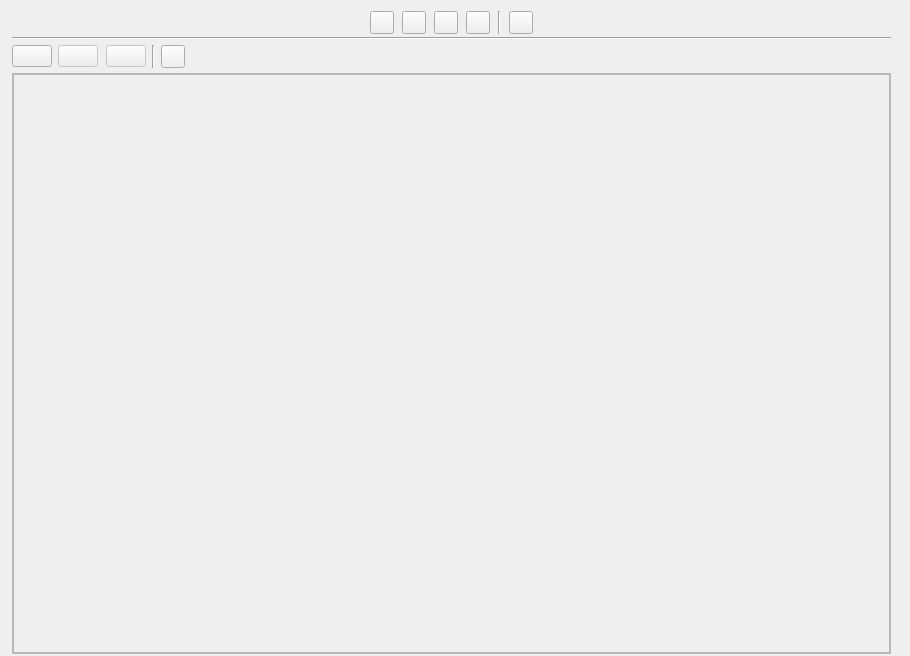
<?xml version="1.0" encoding="UTF-8"?>
<ui version="4.0">
 <class>CharactersView</class>
 <widget class="QWidget" name="CharactersView">
  <property name="geometry">
   <rect>
    <x>0</x>
    <y>0</y>
    <width>910</width>
    <height>656</height>
   </rect>
  </property>
  <property name="windowTitle">
   <string>Form</string>
  </property>
  <property name="bg" stdset="0">
   <bool>true</bool>
  </property>
  <layout class="QVBoxLayout" name="verticalLayout">
   <property name="spacing">
    <number>6</number>
   </property>
   <property name="leftMargin">
    <number>2</number>
   </property>
   <property name="topMargin">
    <number>2</number>
   </property>
   <property name="rightMargin">
    <number>9</number>
   </property>
   <property name="bottomMargin">
    <number>2</number>
   </property>
   <item>
    <widget class="QWidget" name="wdgTitleParent" native="true">
     <layout class="QHBoxLayout" name="horizontalLayout_10">
      <property name="spacing">
       <number>4</number>
      </property>
      <property name="leftMargin">
       <number>0</number>
      </property>
      <property name="topMargin">
       <number>0</number>
      </property>
      <property name="rightMargin">
       <number>0</number>
      </property>
      <property name="bottomMargin">
       <number>0</number>
      </property>
     </layout>
    </widget>
   </item>
   <item>
    <widget class="QStackedWidget" name="stackedWidget">
     <property name="currentIndex">
      <number>0</number>
     </property>
     <widget class="QWidget" name="pageView">
      <layout class="QVBoxLayout" name="verticalLayout_4">
       <property name="spacing">
        <number>3</number>
       </property>
       <property name="leftMargin">
        <number>10</number>
       </property>
       <property name="topMargin">
        <number>1</number>
       </property>
       <property name="rightMargin">
        <number>10</number>
       </property>
       <property name="bottomMargin">
        <number>0</number>
       </property>
       <item>
        <widget class="QWidget" name="wdgPerspectives" native="true">
         <layout class="QHBoxLayout" name="horizontalLayout_5">
          <property name="spacing">
           <number>8</number>
          </property>
          <property name="leftMargin">
           <number>0</number>
          </property>
          <property name="topMargin">
           <number>2</number>
          </property>
          <property name="rightMargin">
           <number>0</number>
          </property>
          <property name="bottomMargin">
           <number>0</number>
          </property>
          <item>
           <spacer name="horizontalSpacer_6">
            <property name="orientation">
             <enum>Qt::Horizontal</enum>
            </property>
            <property name="sizeHint" stdset="0">
             <size>
              <width>40</width>
              <height>20</height>
             </size>
            </property>
           </spacer>
          </item>
          <item>
           <widget class="QToolButton" name="btnCardsView">
            <property name="cursor">
             <cursorShape>PointingHandCursor</cursorShape>
            </property>
            <property name="toolTip">
             <string>Cards view</string>
            </property>
            <property name="text">
             <string/>
            </property>
            <property name="checkable">
             <bool>true</bool>
            </property>
            <property name="checked">
             <bool>false</bool>
            </property>
            <property name="base" stdset="0">
             <bool>true</bool>
            </property>
            <attribute name="buttonGroup">
             <string notr="true">btnGroupViews</string>
            </attribute>
           </widget>
          </item>
          <item>
           <widget class="QToolButton" name="btnTableView">
            <property name="cursor">
             <cursorShape>PointingHandCursor</cursorShape>
            </property>
            <property name="toolTip">
             <string>Table view</string>
            </property>
            <property name="text">
             <string/>
            </property>
            <property name="checkable">
             <bool>true</bool>
            </property>
            <property name="base" stdset="0">
             <bool>true</bool>
            </property>
            <attribute name="buttonGroup">
             <string notr="true">btnGroupViews</string>
            </attribute>
           </widget>
          </item>
          <item>
           <widget class="QToolButton" name="btnComparison">
            <property name="cursor">
             <cursorShape>PointingHandCursor</cursorShape>
            </property>
            <property name="toolTip">
             <string>Comparison view</string>
            </property>
            <property name="text">
             <string/>
            </property>
            <property name="checkable">
             <bool>true</bool>
            </property>
            <property name="base" stdset="0">
             <bool>true</bool>
            </property>
            <attribute name="buttonGroup">
             <string notr="true">btnGroupViews</string>
            </attribute>
           </widget>
          </item>
          <item>
           <widget class="QToolButton" name="btnRelationsView">
            <property name="enabled">
             <bool>true</bool>
            </property>
            <property name="cursor">
             <cursorShape>PointingHandCursor</cursorShape>
            </property>
            <property name="toolTip">
             <string>Relations view</string>
            </property>
            <property name="text">
             <string/>
            </property>
            <property name="checkable">
             <bool>true</bool>
            </property>
            <property name="base" stdset="0">
             <bool>true</bool>
            </property>
            <attribute name="buttonGroup">
             <string notr="true">btnGroupViews</string>
            </attribute>
           </widget>
          </item>
          <item>
           <widget class="Line" name="line_2">
            <property name="orientation">
             <enum>Qt::Vertical</enum>
            </property>
           </widget>
          </item>
          <item>
           <widget class="QToolButton" name="btnProgressView">
            <property name="cursor">
             <cursorShape>PointingHandCursor</cursorShape>
            </property>
            <property name="toolTip">
             <string>Progress view</string>
            </property>
            <property name="text">
             <string/>
            </property>
            <property name="checkable">
             <bool>true</bool>
            </property>
            <property name="base" stdset="0">
             <bool>true</bool>
            </property>
            <attribute name="buttonGroup">
             <string notr="true">btnGroupViews</string>
            </attribute>
           </widget>
          </item>
          <item>
           <spacer name="horizontalSpacer_9">
            <property name="orientation">
             <enum>Qt::Horizontal</enum>
            </property>
            <property name="sizeHint" stdset="0">
             <size>
              <width>40</width>
              <height>20</height>
             </size>
            </property>
           </spacer>
          </item>
         </layout>
        </widget>
       </item>
       <item>
        <widget class="Line" name="line">
         <property name="orientation">
          <enum>Qt::Horizontal</enum>
         </property>
        </widget>
       </item>
       <item>
        <widget class="QWidget" name="wdgToolbar" native="true">
         <layout class="QHBoxLayout" name="horizontalLayout">
          <property name="spacing">
           <number>6</number>
          </property>
          <property name="leftMargin">
           <number>0</number>
          </property>
          <property name="topMargin">
           <number>2</number>
          </property>
          <property name="rightMargin">
           <number>0</number>
          </property>
          <property name="bottomMargin">
           <number>2</number>
          </property>
          <item>
           <widget class="QPushButton" name="btnNew">
            <property name="sizePolicy">
             <sizepolicy hsizetype="Minimum" vsizetype="Fixed">
              <horstretch>0</horstretch>
              <verstretch>0</verstretch>
             </sizepolicy>
            </property>
            <property name="maximumSize">
             <size>
              <width>130</width>
              <height>16777215</height>
             </size>
            </property>
            <property name="cursor">
             <cursorShape>PointingHandCursor</cursorShape>
            </property>
            <property name="text">
             <string/>
            </property>
            <property name="shortcut">
             <string>Ctrl+N</string>
            </property>
            <property name="positive" stdset="0">
             <bool>true</bool>
            </property>
            <property name="base" stdset="0">
             <bool>true</bool>
            </property>
           </widget>
          </item>
          <item>
           <widget class="QPushButton" name="btnEdit">
            <property name="enabled">
             <bool>false</bool>
            </property>
            <property name="sizePolicy">
             <sizepolicy hsizetype="Minimum" vsizetype="Fixed">
              <horstretch>0</horstretch>
              <verstretch>0</verstretch>
             </sizepolicy>
            </property>
            <property name="maximumSize">
             <size>
              <width>130</width>
              <height>16777215</height>
             </size>
            </property>
            <property name="cursor">
             <cursorShape>PointingHandCursor</cursorShape>
            </property>
            <property name="text">
             <string/>
            </property>
            <property name="shortcut">
             <string>E</string>
            </property>
            <property name="base" stdset="0">
             <bool>true</bool>
            </property>
           </widget>
          </item>
          <item>
           <spacer name="horizontalSpacer_5">
            <property name="orientation">
             <enum>Qt::Horizontal</enum>
            </property>
            <property name="sizeType">
             <enum>QSizePolicy::Fixed</enum>
            </property>
            <property name="sizeHint" stdset="0">
             <size>
              <width>2</width>
              <height>20</height>
             </size>
            </property>
           </spacer>
          </item>
          <item>
           <widget class="QPushButton" name="btnDelete">
            <property name="enabled">
             <bool>false</bool>
            </property>
            <property name="maximumSize">
             <size>
              <width>130</width>
              <height>16777215</height>
             </size>
            </property>
            <property name="cursor">
             <cursorShape>PointingHandCursor</cursorShape>
            </property>
            <property name="text">
             <string/>
            </property>
            <property name="shortcut">
             <string>Del</string>
            </property>
            <property name="deconstructive" stdset="0">
             <bool>true</bool>
            </property>
            <property name="base" stdset="0">
             <bool>true</bool>
            </property>
           </widget>
          </item>
          <item>
           <widget class="Line" name="line_3">
            <property name="orientation">
             <enum>Qt::Vertical</enum>
            </property>
           </widget>
          </item>
          <item>
           <widget class="QToolButton" name="btnPreferences">
            <property name="cursor">
             <cursorShape>PointingHandCursor</cursorShape>
            </property>
            <property name="toolTip">
             <string>&lt;html&gt;&lt;head/&gt;&lt;body&gt;&lt;p&gt;Customize view&lt;/p&gt;&lt;/body&gt;&lt;/html&gt;</string>
            </property>
            <property name="text">
             <string/>
            </property>
            <property name="popupMode">
             <enum>QToolButton::InstantPopup</enum>
            </property>
            <property name="base" stdset="0">
             <bool>true</bool>
            </property>
           </widget>
          </item>
          <item>
           <spacer name="horizontalSpacer_2">
            <property name="orientation">
             <enum>Qt::Horizontal</enum>
            </property>
            <property name="sizeType">
             <enum>QSizePolicy::Preferred</enum>
            </property>
            <property name="sizeHint" stdset="0">
             <size>
              <width>40</width>
              <height>20</height>
             </size>
            </property>
           </spacer>
          </item>
          <item>
           <spacer name="horizontalSpacer">
            <property name="orientation">
             <enum>Qt::Horizontal</enum>
            </property>
            <property name="sizeHint" stdset="0">
             <size>
              <width>40</width>
              <height>20</height>
             </size>
            </property>
           </spacer>
          </item>
         </layout>
        </widget>
       </item>
       <item>
        <widget class="QStackedWidget" name="stackCharacters">
         <property name="currentIndex">
          <number>4</number>
         </property>
         <widget class="QWidget" name="pageTableView">
          <layout class="QVBoxLayout" name="verticalLayout_6">
           <property name="spacing">
            <number>0</number>
           </property>
           <property name="leftMargin">
            <number>0</number>
           </property>
           <property name="topMargin">
            <number>0</number>
           </property>
           <property name="rightMargin">
            <number>0</number>
           </property>
           <property name="bottomMargin">
            <number>0</number>
           </property>
           <item>
            <widget class="QTableView" name="tblCharacters">
             <property name="tabKeyNavigation">
              <bool>false</bool>
             </property>
             <property name="dragEnabled">
              <bool>false</bool>
             </property>
             <property name="dragDropMode">
              <enum>QAbstractItemView::NoDragDrop</enum>
             </property>
             <property name="defaultDropAction">
              <enum>Qt::CopyAction</enum>
             </property>
             <property name="iconSize">
              <size>
               <width>32</width>
               <height>32</height>
              </size>
             </property>
             <property name="sortingEnabled">
              <bool>true</bool>
             </property>
             <attribute name="horizontalHeaderMinimumSectionSize">
              <number>20</number>
             </attribute>
             <attribute name="horizontalHeaderStretchLastSection">
              <bool>true</bool>
             </attribute>
             <attribute name="verticalHeaderVisible">
              <bool>false</bool>
             </attribute>
             <attribute name="verticalHeaderMinimumSectionSize">
              <number>33</number>
             </attribute>
             <attribute name="verticalHeaderDefaultSectionSize">
              <number>33</number>
             </attribute>
            </widget>
           </item>
          </layout>
         </widget>
         <widget class="QWidget" name="pageRelationsView">
          <layout class="QVBoxLayout" name="verticalLayout_9">
           <property name="spacing">
            <number>3</number>
           </property>
           <property name="leftMargin">
            <number>0</number>
           </property>
           <property name="topMargin">
            <number>0</number>
           </property>
           <property name="rightMargin">
            <number>0</number>
           </property>
           <property name="bottomMargin">
            <number>0</number>
           </property>
           <item>
            <widget class="QSplitter" name="networkSplitter">
             <property name="orientation">
              <enum>Qt::Horizontal</enum>
             </property>
             <property name="childrenCollapsible">
              <bool>false</bool>
             </property>
             <widget class="QWidget" name="wdgGraphSelectorParent" native="true"/>
             <widget class="QWidget" name="relationsParent" native="true">
              <property name="sizePolicy">
               <sizepolicy hsizetype="Expanding" vsizetype="Expanding">
                <horstretch>0</horstretch>
                <verstretch>0</verstretch>
               </sizepolicy>
              </property>
              <layout class="QVBoxLayout" name="verticalLayout_12">
               <property name="spacing">
                <number>0</number>
               </property>
               <property name="leftMargin">
                <number>0</number>
               </property>
               <property name="topMargin">
                <number>0</number>
               </property>
               <property name="rightMargin">
                <number>0</number>
               </property>
               <property name="bottomMargin">
                <number>0</number>
               </property>
              </layout>
             </widget>
            </widget>
           </item>
          </layout>
         </widget>
         <widget class="QWidget" name="pageProgressView">
          <property name="relaxed-white-bg" stdset="0">
           <bool>true</bool>
          </property>
          <layout class="QVBoxLayout" name="verticalLayout_5">
           <property name="spacing">
            <number>4</number>
           </property>
           <property name="leftMargin">
            <number>0</number>
           </property>
           <property name="topMargin">
            <number>0</number>
           </property>
           <property name="rightMargin">
            <number>0</number>
           </property>
           <property name="bottomMargin">
            <number>0</number>
           </property>
          </layout>
         </widget>
         <widget class="QWidget" name="pageComparison">
          <property name="bg" stdset="0">
           <bool>true</bool>
          </property>
          <layout class="QVBoxLayout" name="verticalLayout_11">
           <property name="spacing">
            <number>0</number>
           </property>
           <property name="leftMargin">
            <number>0</number>
           </property>
           <property name="topMargin">
            <number>0</number>
           </property>
           <property name="rightMargin">
            <number>0</number>
           </property>
           <property name="bottomMargin">
            <number>0</number>
           </property>
           <item>
            <layout class="QHBoxLayout" name="horizontalLayout_6">
             <item>
              <widget class="QPushButton" name="btnCharactersToggle">
               <property name="cursor">
                <cursorShape>PointingHandCursor</cursorShape>
               </property>
               <property name="text">
                <string>Characters</string>
               </property>
               <property name="checkable">
                <bool>true</bool>
               </property>
               <property name="checked">
                <bool>true</bool>
               </property>
               <property name="base" stdset="0">
                <bool>true</bool>
               </property>
              </widget>
             </item>
             <item>
              <spacer name="horizontalSpacer_4">
               <property name="orientation">
                <enum>Qt::Horizontal</enum>
               </property>
               <property name="sizeType">
                <enum>QSizePolicy::Expanding</enum>
               </property>
               <property name="sizeHint" stdset="0">
                <size>
                 <width>40</width>
                 <height>20</height>
                </size>
               </property>
              </spacer>
             </item>
            </layout>
           </item>
           <item>
            <widget class="QSplitter" name="splitterCompTree">
             <property name="sizePolicy">
              <sizepolicy hsizetype="Expanding" vsizetype="Expanding">
               <horstretch>0</horstretch>
               <verstretch>0</verstretch>
              </sizepolicy>
             </property>
             <property name="orientation">
              <enum>Qt::Horizontal</enum>
             </property>
             <property name="childrenCollapsible">
              <bool>false</bool>
             </property>
             <widget class="QWidget" name="wdgCharactersCompTreeParent" native="true">
              <layout class="QVBoxLayout" name="verticalLayout_10">
               <property name="spacing">
                <number>0</number>
               </property>
               <property name="leftMargin">
                <number>0</number>
               </property>
               <property name="topMargin">
                <number>0</number>
               </property>
               <property name="rightMargin">
                <number>0</number>
               </property>
               <property name="bottomMargin">
                <number>0</number>
               </property>
              </layout>
             </widget>
             <widget class="QWidget" name="layoutWidget">
              <layout class="QVBoxLayout" name="verticalLayout_7">
               <property name="spacing">
                <number>0</number>
               </property>
               <item>
                <widget class="QWidget" name="wdgCompSelectorsParent" native="true">
                 <property name="relaxed-white-bg" stdset="0">
                  <bool>true</bool>
                 </property>
                 <layout class="QHBoxLayout" name="horizontalLayout_7">
                  <property name="leftMargin">
                   <number>4</number>
                  </property>
                  <property name="topMargin">
                   <number>6</number>
                  </property>
                  <item>
                   <widget class="QWidget" name="wdgComparisonSelectorParent" native="true">
                    <property name="sizePolicy">
                     <sizepolicy hsizetype="Expanding" vsizetype="Preferred">
                      <horstretch>0</horstretch>
                      <verstretch>0</verstretch>
                     </sizepolicy>
                    </property>
                    <layout class="QHBoxLayout" name="horizontalLayout_8">
                     <property name="spacing">
                      <number>3</number>
                     </property>
                     <property name="leftMargin">
                      <number>0</number>
                     </property>
                     <property name="topMargin">
                      <number>0</number>
                     </property>
                     <property name="rightMargin">
                      <number>0</number>
                     </property>
                     <property name="bottomMargin">
                      <number>0</number>
                     </property>
                     <item>
                      <spacer name="horizontalSpacer_7">
                       <property name="orientation">
                        <enum>Qt::Horizontal</enum>
                       </property>
                       <property name="sizeHint" stdset="0">
                        <size>
                         <width>40</width>
                         <height>20</height>
                        </size>
                       </property>
                      </spacer>
                     </item>
                     <item>
                      <widget class="QPushButton" name="btnSummaryComparison">
                       <property name="cursor">
                        <cursorShape>PointingHandCursor</cursorShape>
                       </property>
                       <property name="toolTip">
                        <string>Compare summary</string>
                       </property>
                       <property name="text">
                        <string>Summary</string>
                       </property>
                       <property name="checkable">
                        <bool>true</bool>
                       </property>
                       <property name="checked">
                        <bool>true</bool>
                       </property>
                       <property name="transparent-rounded-bg-on-hover" stdset="0">
                        <bool>true</bool>
                       </property>
                       <property name="secondary-selector" stdset="0">
                        <bool>true</bool>
                       </property>
                       <attribute name="buttonGroup">
                        <string notr="true">btnGroupComparison</string>
                       </attribute>
                      </widget>
                     </item>
                     <item>
                      <widget class="QPushButton" name="btnFacultiesComparison">
                       <property name="cursor">
                        <cursorShape>PointingHandCursor</cursorShape>
                       </property>
                       <property name="toolTip">
                        <string>Compare faculties, e.g., IQ, EQ, etc.</string>
                       </property>
                       <property name="text">
                        <string>Faculties</string>
                       </property>
                       <property name="checkable">
                        <bool>true</bool>
                       </property>
                       <property name="checked">
                        <bool>false</bool>
                       </property>
                       <property name="transparent-rounded-bg-on-hover" stdset="0">
                        <bool>true</bool>
                       </property>
                       <property name="secondary-selector" stdset="0">
                        <bool>true</bool>
                       </property>
                       <attribute name="buttonGroup">
                        <string notr="true">btnGroupComparison</string>
                       </attribute>
                      </widget>
                     </item>
                     <item>
                      <widget class="QPushButton" name="btnBackstoryComparison">
                       <property name="cursor">
                        <cursorShape>PointingHandCursor</cursorShape>
                       </property>
                       <property name="toolTip">
                        <string>Compare Big Five traits</string>
                       </property>
                       <property name="text">
                        <string>Backstory</string>
                       </property>
                       <property name="checkable">
                        <bool>true</bool>
                       </property>
                       <property name="checked">
                        <bool>false</bool>
                       </property>
                       <property name="transparent-rounded-bg-on-hover" stdset="0">
                        <bool>true</bool>
                       </property>
                       <property name="secondary-selector" stdset="0">
                        <bool>true</bool>
                       </property>
                       <attribute name="buttonGroup">
                        <string notr="true">btnGroupComparison</string>
                       </attribute>
                      </widget>
                     </item>
                     <item>
                      <widget class="QPushButton" name="btnBigFiveComparison">
                       <property name="cursor">
                        <cursorShape>PointingHandCursor</cursorShape>
                       </property>
                       <property name="toolTip">
                        <string>Compare Big Five traits</string>
                       </property>
                       <property name="text">
                        <string>Big Five</string>
                       </property>
                       <property name="checkable">
                        <bool>true</bool>
                       </property>
                       <property name="checked">
                        <bool>false</bool>
                       </property>
                       <property name="transparent-rounded-bg-on-hover" stdset="0">
                        <bool>true</bool>
                       </property>
                       <property name="secondary-selector" stdset="0">
                        <bool>true</bool>
                       </property>
                       <attribute name="buttonGroup">
                        <string notr="true">btnGroupComparison</string>
                       </attribute>
                      </widget>
                     </item>
                     <item>
                      <spacer name="horizontalSpacer_3">
                       <property name="orientation">
                        <enum>Qt::Horizontal</enum>
                       </property>
                       <property name="sizeHint" stdset="0">
                        <size>
                         <width>40</width>
                         <height>20</height>
                        </size>
                       </property>
                      </spacer>
                     </item>
                    </layout>
                   </widget>
                  </item>
                 </layout>
                </widget>
               </item>
               <item>
                <widget class="QScrollArea" name="scrollArea_3">
                 <property name="frameShape">
                  <enum>QFrame::NoFrame</enum>
                 </property>
                 <property name="lineWidth">
                  <number>0</number>
                 </property>
                 <property name="widgetResizable">
                  <bool>true</bool>
                 </property>
                 <widget class="QWidget" name="scrollAreaComparisonContent">
                  <property name="geometry">
                   <rect>
                    <x>0</x>
                    <y>0</y>
                    <width>873</width>
                    <height>518</height>
                   </rect>
                  </property>
                  <property name="relaxed-white-bg" stdset="0">
                   <bool>true</bool>
                  </property>
                  <property name="bg-image" stdset="0">
                   <bool>true</bool>
                  </property>
                  <layout class="QVBoxLayout" name="verticalLayout_8">
                   <property name="spacing">
                    <number>4</number>
                   </property>
                   <property name="leftMargin">
                    <number>0</number>
                   </property>
                   <property name="topMargin">
                    <number>0</number>
                   </property>
                   <property name="rightMargin">
                    <number>0</number>
                   </property>
                   <property name="bottomMargin">
                    <number>0</number>
                   </property>
                  </layout>
                 </widget>
                </widget>
               </item>
              </layout>
             </widget>
            </widget>
           </item>
          </layout>
         </widget>
         <widget class="QWidget" name="pageCardsView">
          <property name="relaxed-white-bg" stdset="0">
           <bool>true</bool>
          </property>
          <layout class="QHBoxLayout" name="horizontalLayout_2">
           <property name="spacing">
            <number>0</number>
           </property>
           <property name="leftMargin">
            <number>0</number>
           </property>
           <property name="topMargin">
            <number>0</number>
           </property>
           <property name="rightMargin">
            <number>0</number>
           </property>
           <property name="bottomMargin">
            <number>0</number>
           </property>
           <item>
            <widget class="QScrollArea" name="scrollArea">
             <property name="frameShape">
              <enum>QFrame::StyledPanel</enum>
             </property>
             <property name="widgetResizable">
              <bool>true</bool>
             </property>
             <widget class="QWidget" name="scrollAreaWidgetContents">
              <property name="geometry">
               <rect>
                <x>0</x>
                <y>0</y>
                <width>877</width>
                <height>579</height>
               </rect>
              </property>
              <layout class="QHBoxLayout" name="horizontalLayout_3">
               <property name="spacing">
                <number>0</number>
               </property>
               <property name="leftMargin">
                <number>0</number>
               </property>
               <property name="topMargin">
                <number>0</number>
               </property>
               <property name="rightMargin">
                <number>0</number>
               </property>
               <property name="bottomMargin">
                <number>0</number>
               </property>
               <item>
                <widget class="CardsView" name="cards">
                 <property name="sizePolicy">
                  <sizepolicy hsizetype="Preferred" vsizetype="Expanding">
                   <horstretch>0</horstretch>
                   <verstretch>0</verstretch>
                  </sizepolicy>
                 </property>
                 <property name="frameShape">
                  <enum>QFrame::StyledPanel</enum>
                 </property>
                 <property name="frameShadow">
                  <enum>QFrame::Raised</enum>
                 </property>
                 <property name="relaxed-white-bg" stdset="0">
                  <bool>true</bool>
                 </property>
                </widget>
               </item>
              </layout>
             </widget>
            </widget>
           </item>
          </layout>
         </widget>
        </widget>
       </item>
      </layout>
     </widget>
     <widget class="QWidget" name="pageEditor">
      <layout class="QVBoxLayout" name="verticalLayout_3">
       <property name="spacing">
        <number>0</number>
       </property>
       <property name="leftMargin">
        <number>0</number>
       </property>
       <property name="topMargin">
        <number>0</number>
       </property>
       <property name="rightMargin">
        <number>0</number>
       </property>
       <property name="bottomMargin">
        <number>0</number>
       </property>
      </layout>
     </widget>
    </widget>
   </item>
  </layout>
 </widget>
 <customwidgets>
  <customwidget>
   <class>CardsView</class>
   <extends>QFrame</extends>
   <header>plotlyst.view.widget.cards</header>
   <container>1</container>
  </customwidget>
 </customwidgets>
 <resources/>
 <connections/>
 <buttongroups>
  <buttongroup name="btnGroupViews"/>
  <buttongroup name="btnGroupComparison"/>
 </buttongroups>
</ui>
